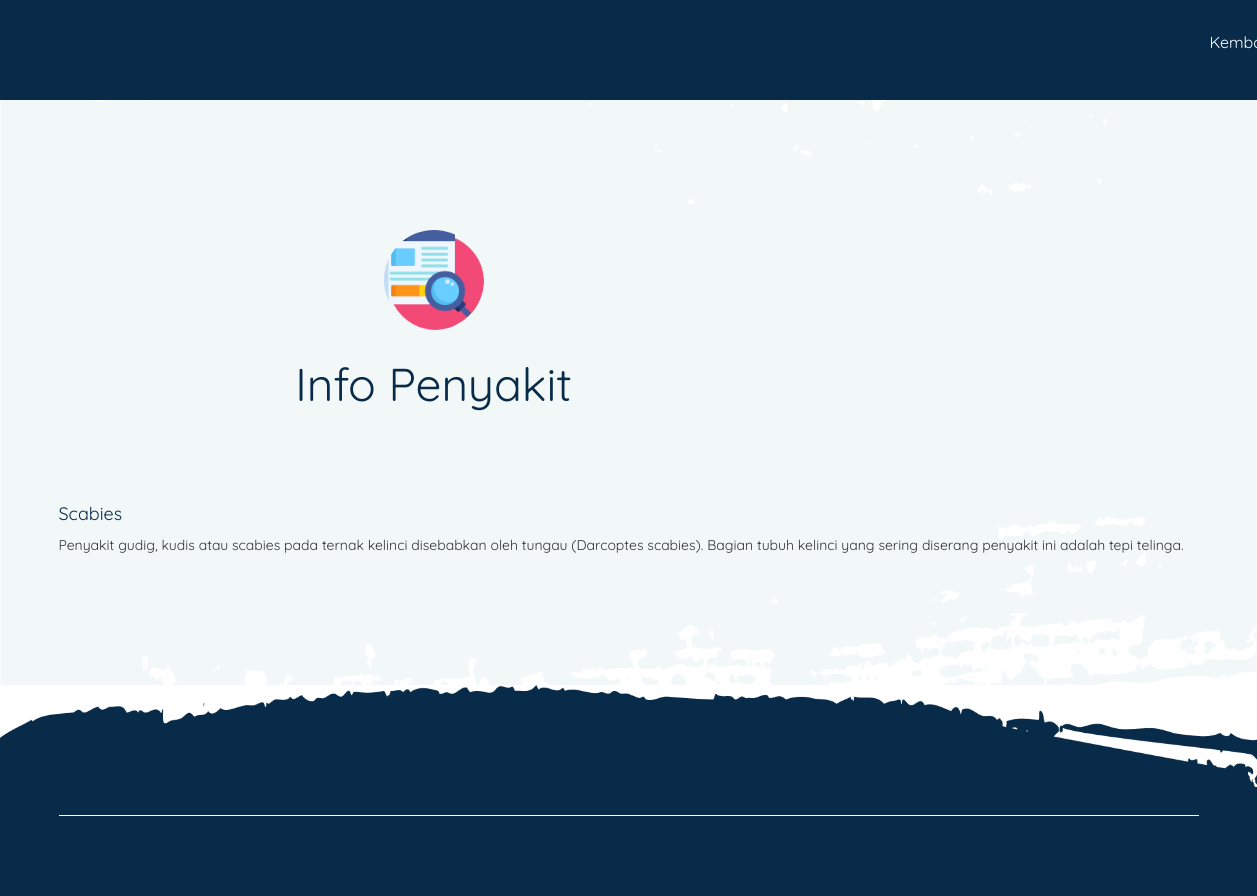
Page /index.php/Pengelola/detailPenyakit/P10 on the earlier database version.
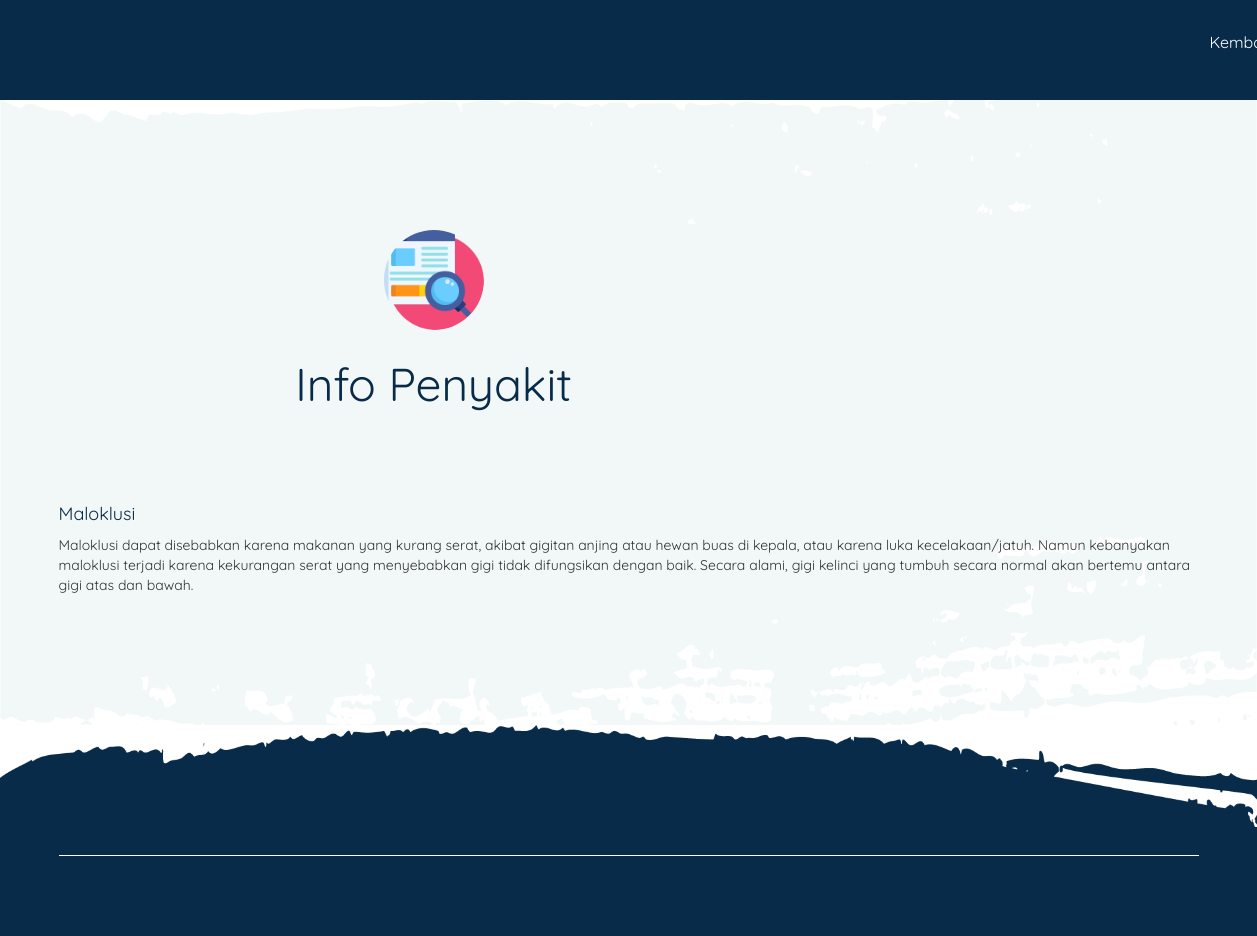
Same page on the later database version.
### tables this page shows
CREATE TABLE `tb_penyakit` (
  `id_penyakit` varchar(10) NOT NULL,
  `nama_penyakit` varchar(1000) NOT NULL,
  `definisi` text NOT NULL,
  `solusi` text NOT NULL
);

### application/controllers/Pengelola.php (called while the page is built, shortened)
<?php
class Pengelola extends CI_Controller {
	public function __construct(){
		$this->load->helper('url','form');
		$this->load->library('form_validation');
		$this->load->model('M_pengelola');
		$this->load->model('M_penyakit');
		$this->load->model('M_gejala');
	}
	public function detailPenyakit($id_penyakit)
	{
		$data['penyakit']=$this->M_penyakit->getPenyakit($id_penyakit);
		$this->load->view('detail',$data);
	}
}

### index.php (called while the page is built, shortened)
<?php
require_once BASEPATH.'core/CodeIgniter.php';

### application/models/M_penyakit.php (called while the page is built, shortened)
<?php
class M_penyakit extends CI_Model {
	public function getPenyakit($id_penyakit){
		$this->db->where('id_penyakit',$id_penyakit);
		$query= $this->db->get('tb_penyakit');
		return $query->result();
	}
}

### application/views/detail.php (the view, shortened to what this page needs)
<!doctype html>
<html lang="en">
<head>
    <link rel="stylesheet" href="<?php echo base_url()?>/assets/css/bootstrap.min.css">
    <link rel="stylesheet" href="<?php echo base_url()?>/assets/css/animate.css">
    <link rel="stylesheet" href="<?php echo base_url()?>/assets/css/owl.carousel.min.css">
    <link rel="stylesheet" href="<?php echo base_url()?>/assets/css/themify-icons.css">
    <link rel="stylesheet" href="<?php echo base_url()?>/assets/css/flaticon.css">
    <link rel="stylesheet" href="<?php echo base_url()?>/assets/css/magnific-popup.css">
    <link rel="stylesheet" href="<?php echo base_url()?>/assets/css/style.css">
</head>
<body>
    <header class="header_area">
        <div class="main_menu">
            <div class="container">
                <div class="row">
                    <div class="col-lg-12" style="margin-top: 30px">
                        <nav class="navbar navbar-expand-lg navbar-light">
                             <div class="collapse navbar-collapse justify-content-center" id="navbarSupportedContent" style="margin-left: 1100px">
                                <ul class="navbar-nav">
                                    <li class="nav-item">
                                        <a href="<?php echo site_url('Pengelola/index#info')?>" class="nav-link">Kembali</a>
                                    </li>
                                </ul>
                            </div>
                        </nav>
                    </div>
                </div>
            </div>
        </div>
    <section class="service_part section_padding services_bg" id="info">
        <div class="container">
            <div class="row justify-content-center">
                <div class="col-lg-8">
                    <div class="section_tittle text-center">
                        <img src="<?php echo base_url()?>/assets/img/seo.png" height="100" width="100" alt="">
                        <h2>Info Penyakit</h2>
                    </div>
                </div>
            </div>
            <div class="row">
                        <div class="col-lg-12">
                            <div class="single-price">
                                <div class="top-sec d-flex justify-content-between">
                                    <div class="top-left">
                                        <h4><?php echo $penyakit[0]->nama_penyakit?></h4>
                                    </div>
                                </div>
                                <div class="end-sec">
                                    <ul>
                                        <?php echo $penyakit[0]->definisi?>
                                    </ul>
                                </div>
                            </div>
                        </div>
                </div>
            </div>
        </section>
    <footer class="footer_area padding_top">
        <div class="container">
            <div class="row">
                <div class="col-lg-12">
                    <div class="copyright_text">
                    </div>
                </div>
            </div>
        </div>
    </footer>
</body>
</html>

Differences in the rows shown:
changed tb_penyakit: nama_penyakit "Scabies" → "Maloklusi"; definisi "Penyakit gudig, kudis atau scabies pada ternak kelinci disebabkan oleh tungau (Darcoptes scabies). Bagian tubuh kelinci yang sering diserang penyakit ini adalah tepi telinga." → "Maloklusi dapat disebabkan karena makanan yang kurang serat, akibat gigitan anjing atau hewan buas di kepala, atau karena luka kecelakaan/jatuh. Namun kebanyakan maloklusi terjadi karena kekurangan serat yang menyebabkan gigi tidak difungsikan dengan baik. Secara alami, gigi kelinci yang tumbuh secara normal akan bertemu antara gigi atas dan bawah."
